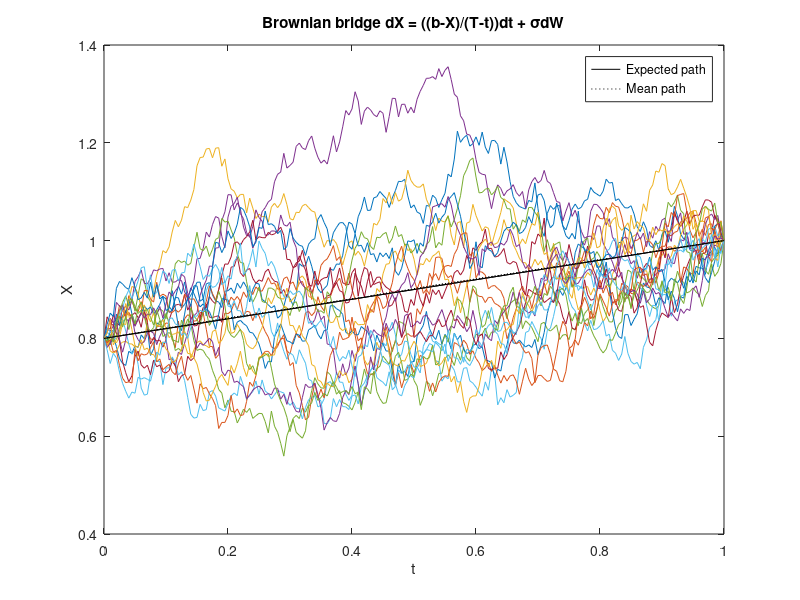

This chart was generated by the following MATLAB code:
%% Monte Carlo simulation of the Brownian bridge
% dX = (b-X)/(T-t)*dt + sigma*dW

% Define parameters and time grid
clear variables % clear all variables from workspace
npaths = 20000; % number of paths
T = 1; % time horizon
nsteps = 200; % number of time steps
dt = T/nsteps; % time step
t = 0:dt:T; % observation times
sigma = 0.3; % volatility
a = 0.8; % initial value
b = 1; % final value

%% Monte Carlo method 1

%Allocate and initialise all paths
X = [a*ones(1,npaths); zeros(nsteps-1,npaths); b*ones(1,npaths)];

% Compute the Brownian bridge with Euler-Maruyama
for i = 1:nsteps-1
     X(i+1,:) = X(i,:) + (b-X(i,:))/(nsteps-i+1) + sigma*randn(1,npaths)*sqrt(dt);
end

%% Monte Carlo method 2

% Compute the increments of driftless arithmetic Brownian motion
%dW = sigma*randn(nsteps,npaths)*sqrt(dt);

% Accumulate the increments of arithmetic Brownian motion
%W = cumsum([a*ones(1,npaths); dW]);

% Compute the Brownian bridge with X(t) = W(t) + (b-W(T))/T*t
%X = W + repmat(b-W(end,:),nsteps+1,1)/T.*repmat(t',1,npaths);

%% Expected, mean and sample paths
figure(1)
close all
EX = a + (b-a)/T*t; % expected path
plot(t,EX,'k',t,mean(X,2),':k',t,X(:,1:1000:end),t,EX,'k',t,mean(X,2),':k')
legend('Expected path','Mean path')
xlabel('t')
ylabel('X')
%sdevmax = sigma*sqrt(T)/2;
%ylim([(a+b)/2-4*sdevmax (a+b)/2+4*sdevmax])
title('Brownian bridge dX = ((b-X)/(T-t))dt + \sigmadW')
print('-dpng','bbpaths.png')
